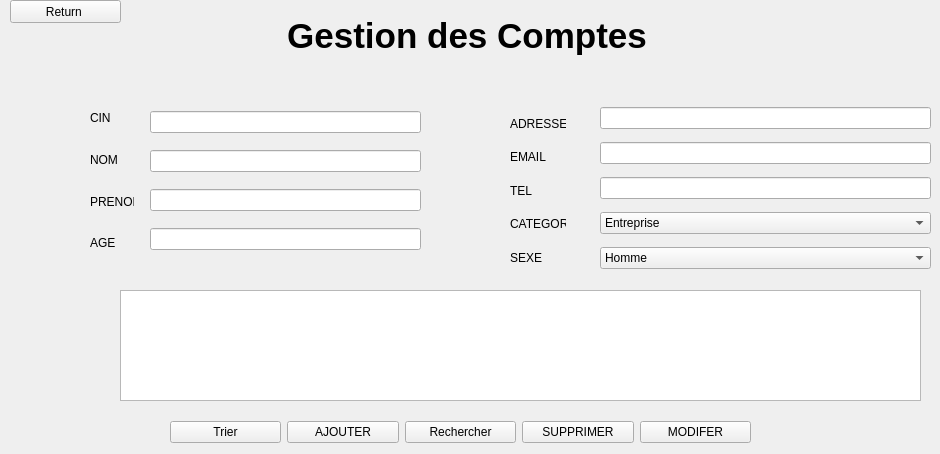
    <widget class="QWidget" name="page_7">
     <widget class="QLabel" name="label_3">
      <property name="geometry">
       <rect>
        <x>190</x>
        <y>10</y>
        <width>601</width>
        <height>51</height>
       </rect>
      </property>
      <property name="font">
       <font>
        <pointsize>26</pointsize>
        <weight>75</weight>
        <bold>true</bold>
       </font>
      </property>
      <property name="text">
       <string>          Gestion des Comptes</string>
      </property>
     </widget>
     <widget class="QPushButton" name="pushButton_32">
      <property name="geometry">
       <rect>
        <x>10</x>
        <y>0</y>
        <width>111</width>
        <height>23</height>
       </rect>
      </property>
      <property name="text">
       <string>Return </string>
      </property>
     </widget>
     <widget class="QTableView" name="tableView_5">
      <property name="geometry">
       <rect>
        <x>120</x>
        <y>290</y>
        <width>801</width>
        <height>111</height>
       </rect>
      </property>
     </widget>
     <widget class="QWidget" name="layoutWidget_7">
      <property name="geometry">
       <rect>
        <x>90</x>
        <y>100</y>
        <width>44</width>
        <height>161</height>
       </rect>
      </property>
      <layout class="QVBoxLayout" name="verticalLayout_9">
       <item>
        <widget class="QLabel" name="label_11">
         <property name="text">
          <string>CIN</string>
         </property>
        </widget>
       </item>
       <item>
        <widget class="QLabel" name="label_12">
         <property name="text">
          <string>NOM</string>
         </property>
        </widget>
       </item>
       <item>
        <widget class="QLabel" name="label_13">
         <property name="text">
          <string>PRENOM</string>
         </property>
        </widget>
       </item>
       <item>
        <widget class="QLabel" name="label_14">
         <property name="text">
          <string>AGE</string>
         </property>
        </widget>
       </item>
      </layout>
     </widget>
     <widget class="QWidget" name="layoutWidget_8">
      <property name="geometry">
       <rect>
        <x>150</x>
        <y>100</y>
        <width>271</width>
        <height>161</height>
       </rect>
      </property>
      <layout class="QVBoxLayout" name="verticalLayout_11">
       <item>
        <widget class="QLineEdit" name="lineEdit_3"/>
       </item>
       <item>
        <widget class="QLineEdit" name="lineEdit_4"/>
       </item>
       <item>
        <widget class="QLineEdit" name="lineEdit_5"/>
       </item>
       <item>
        <widget class="QLineEdit" name="lineEdit_6"/>
       </item>
      </layout>
     </widget>
     <widget class="QWidget" name="layoutWidget_9">
      <property name="geometry">
       <rect>
        <x>510</x>
        <y>110</y>
        <width>56</width>
        <height>161</height>
       </rect>
      </property>
      <layout class="QVBoxLayout" name="verticalLayout_10">
       <item>
        <widget class="QLabel" name="label_15">
         <property name="text">
          <string>ADRESSE</string>
         </property>
        </widget>
       </item>
       <item>
        <widget class="QLabel" name="label_16">
         <property name="text">
          <string>EMAIL</string>
         </property>
        </widget>
       </item>
       <item>
        <widget class="QLabel" name="label_17">
         <property name="text">
          <string>TEL</string>
         </property>
        </widget>
       </item>
       <item>
        <widget class="QLabel" name="label_18">
         <property name="text">
          <string>CATEGORY</string>
         </property>
        </widget>
       </item>
       <item>
        <widget class="QLabel" name="label_19">
         <property name="text">
          <string>SEXE</string>
         </property>
        </widget>
       </item>
      </layout>
     </widget>
     <widget class="QWidget" name="layoutWidget_10">
      <property name="geometry">
       <rect>
        <x>600</x>
        <y>100</y>
        <width>331</width>
        <height>181</height>
       </rect>
      </property>
      <layout class="QVBoxLayout" name="verticalLayout_12">
       <item>
        <widget class="QLineEdit" name="lineEdit_7"/>
       </item>
       <item>
        <widget class="QLineEdit" name="lineEdit_8"/>
       </item>
       <item>
        <widget class="QLineEdit" name="lineEdit_9"/>
       </item>
       <item>
        <widget class="QComboBox" name="comboBox">
         <item>
          <property name="text">
           <string>Entreprise</string>
          </property>
         </item>
         <item>
          <property name="text">
           <string>Particulier</string>
          </property>
         </item>
        </widget>
       </item>
       <item>
        <widget class="QComboBox" name="comboBox_2">
         <item>
          <property name="text">
           <string>Homme</string>
          </property>
         </item>
         <item>
          <property name="text">
           <string>Femme</string>
          </property>
         </item>
        </widget>
       </item>
      </layout>
     </widget>
     <widget class="QWidget" name="layoutWidget_11">
      <property name="geometry">
       <rect>
        <x>170</x>
        <y>420</y>
        <width>581</width>
        <height>25</height>
       </rect>
      </property>
      <layout class="QHBoxLayout" name="horizontalLayout">
       <item>
        <widget class="QPushButton" name="pushButton_90">
         <property name="text">
          <string>Trier</string>
         </property>
        </widget>
       </item>
       <item>
        <widget class="QPushButton" name="pushButton_40">
         <property name="text">
          <string>AJOUTER</string>
         </property>
        </widget>
       </item>
       <item>
        <widget class="QPushButton" name="pushButton_91">
         <property name="text">
          <string>Rechercher</string>
         </property>
        </widget>
       </item>
       <item>
        <widget class="QPushButton" name="pushButton_41">
         <property name="text">
          <string>SUPPRIMER</string>
         </property>
        </widget>
       </item>
       <item>
        <widget class="QPushButton" name="pushButton_42">
         <property name="text">
          <string>MODIFER</string>
         </property>
        </widget>
       </item>
      </layout>
     </widget>
    </widget>
